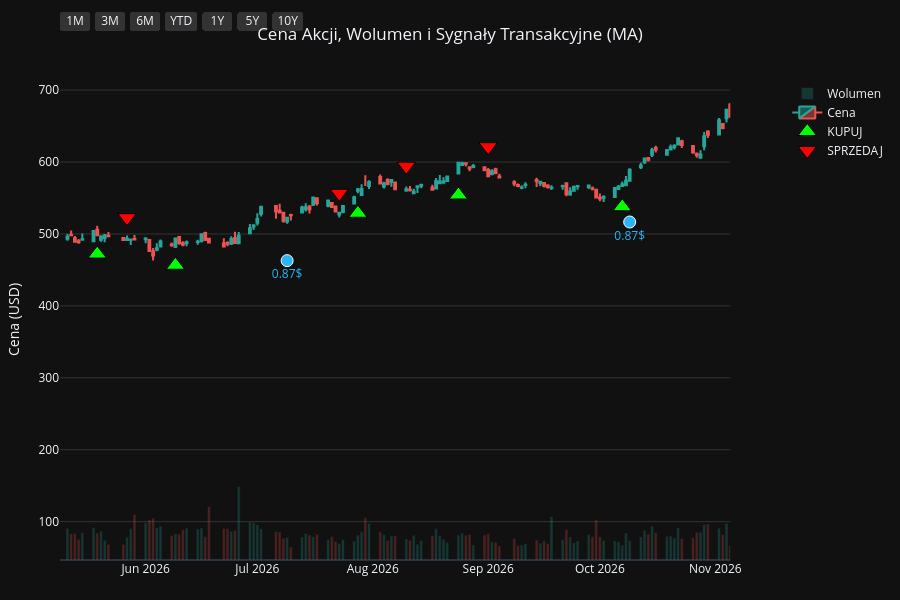
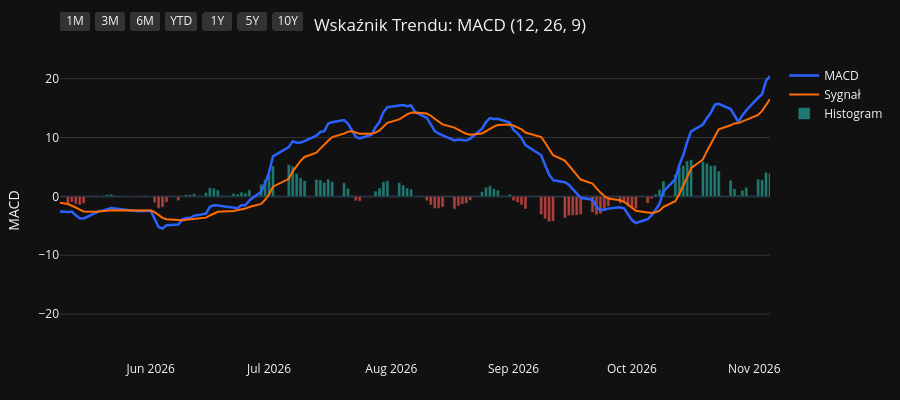
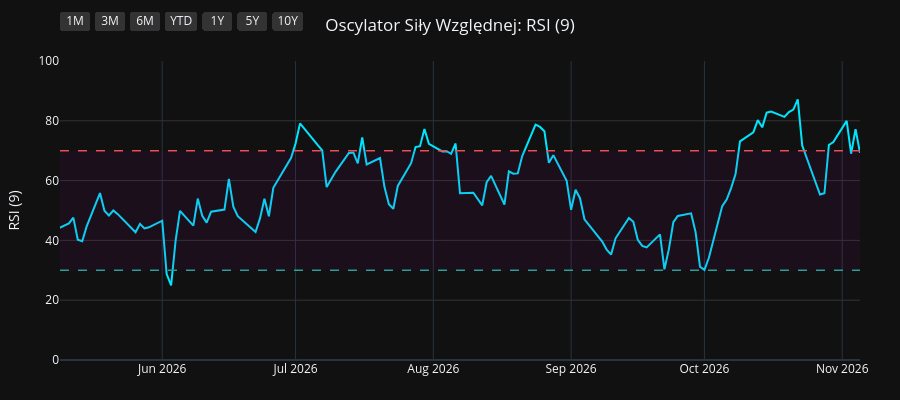
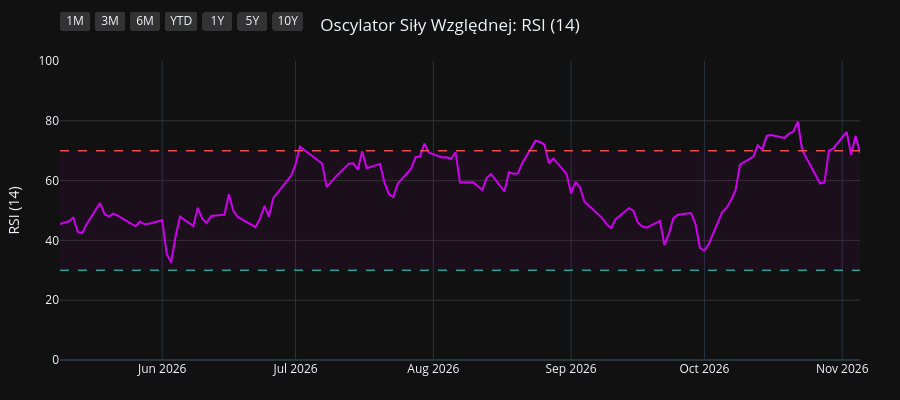

These figures' notebook cell, in order:
### Code cell
import os
import yfinance as yf
import pandas as pd
import pandas_ta as ta
import plotly.graph_objects as go
from plotly.subplots import make_subplots

# 1. Pobranie i przygotowanie danych
symbol = os.environ.get("STOCK_TICKER", "").strip().upper()
if not symbol:
    raise RuntimeError("Set STOCK_TICKER before running price_extractor.ipynb")
df = yf.Ticker(symbol).history(period="10y")
df.index = df.index.tz_localize(None)

# Wskaźniki i sygnały
df.ta.macd(fast=12, slow=26, signal=9, append=True)
df.ta.rsi(length=9, append=True)
df.ta.rsi(length=14, append=True)
df.ta.rsi(length=21, append=True)
df.dropna(inplace=True)

macd = df['MACD_12_26_9']
signal = df['MACDs_12_26_9']
wczorajszy_macd = macd.shift(1)
wczorajszy_signal = signal.shift(1)

df['Decyzja'] = 'BRAK'
df.loc[(macd > signal) & (wczorajszy_macd <= wczorajszy_signal), 'Decyzja'] = 'KUPUJ'
df.loc[(macd < signal) & (wczorajszy_macd >= wczorajszy_signal), 'Decyzja'] = 'SPRZEDAJ'

df_kupuj = df[df['Decyzja'] == 'KUPUJ']
df_sprzedaj = df[df['Decyzja'] == 'SPRZEDAJ']
df_dywidendy = df[df['Dividends'] > 0]
df_splity = df[df['Stock Splits'] > 0]

# Wspólna konfiguracja osi X
konfiguracja_osi_x = dict(
    type="date",
    showspikes=True, spikemode="across", spikesnap="cursor", spikedash="dot", spikecolor="#ffffff", spikethickness=1, hoverformat="%Y-%m-%d",
    rangeselector=dict(
        buttons=list([
            dict(count=1, label="1M", step="month", stepmode="backward"),
            dict(count=3, label="3M", step="month", stepmode="backward"),
            dict(count=6, label="6M", step="month", stepmode="backward"),
            dict(count=1, label="YTD", step="year", stepmode="todate"),
            dict(count=1, label="1Y", step="year", stepmode="backward"),
            dict(count=5, label="5Y", step="year", stepmode="backward"),
            dict(step="all", label="10Y")
        ]),
        bgcolor="#333333", activecolor="#2962ff", x=0, y=1.1
    )
)

# ==========================================
# WYKRES 1: CENA + WOLUMEN + SYGNAŁY
# ==========================================
fig1 = make_subplots(specs=[[{"secondary_y": True}]])

kolory_wolumenu = ['#26a69a' if row['Close'] >= row['Open'] else '#ef5350' for index, row in df.iterrows()]
fig1.add_trace(go.Bar(x=df.index, y=df['Volume'], marker_color=kolory_wolumenu, opacity=0.25, name='Wolumen'), secondary_y=True)
fig1.add_trace(go.Candlestick(x=df.index, open=df['Open'], high=df['High'], low=df['Low'], close=df['Close'], name='Cena', increasing_line_color='#26a69a', decreasing_line_color='#ef5350'), secondary_y=False)
fig1.add_trace(go.Scatter(x=df_kupuj.index, y=df_kupuj['Low'] * 0.95, customdata=df_kupuj[['Low', 'High']], mode='markers', marker=dict(symbol='triangle-up', size=16, color='#00ff00', line=dict(width=1, color='black')), name='KUPUJ', hovertemplate='KUPUJ<br>Najniższa: %{customdata[0]:.2f}<br>Najwyższa: %{customdata[1]:.2f}<extra></extra>'), secondary_y=False)
fig1.add_trace(go.Scatter(x=df_sprzedaj.index, y=df_sprzedaj['High'] * 1.05, customdata=df_sprzedaj[['Low', 'High']], mode='markers', marker=dict(symbol='triangle-down', size=16, color='#ff0000', line=dict(width=1, color='black')), name='SPRZEDAJ', hovertemplate='SPRZEDAJ<br>Najniższa: %{customdata[0]:.2f}<br>Najwyższa: %{customdata[1]:.2f}<extra></extra>'), secondary_y=False)

if not df_dywidendy.empty:
    fig1.add_trace(go.Scatter(x=df_dywidendy.index, y=df_dywidendy['Low'] * 0.90, mode='markers+text', marker=dict(symbol='circle', size=12, color='#29b6f6', line=dict(width=1, color='white')), text=df_dywidendy['Dividends'].apply(lambda x: f"{x}$"), textposition="bottom center", name='Dywidenda', showlegend=False, hovertemplate='Dywidenda: %{text}<extra></extra>', textfont=dict(color="#29b6f6")), secondary_y=False)
if not df_splity.empty:
                    fig1.add_trace(go.Scatter(x=df_splity.index, y=df_splity['High'], mode='markers+text', marker=dict(symbol='star', size=16, color='#ffee58', line=dict(width=1, color='black')), text=df_splity['Stock Splits'].apply(lambda x: f"{x:g}:1" if x >= 1 else f"1:{1 / x:g}"), textposition="top center", name='Split', hovertemplate='%{text}<extra></extra>', textfont=dict(color="#ffee58")), secondary_y=False)

fig1.update_layout(title=dict(text=f"Cena Akcji, Wolumen i Sygnały Transakcyjne ({symbol})", x=0.5, xanchor='center'), dragmode='pan', xaxis_rangeslider_visible=False, template='plotly_dark', height=600, hovermode='x unified', margin=dict(l=60, r=40, t=60, b=40))
fig1.update_xaxes(**konfiguracja_osi_x)
fig1.update_xaxes(range=[df.index.max() - pd.Timedelta(days=180), df.index.max()])
fig1.update_yaxes(title_text="Cena (USD)", secondary_y=False, gridcolor='#333333')
fig1.update_yaxes(range=[0, df['Volume'].max() * 4], showgrid=False, showticklabels=False, secondary_y=True)
fig1.show(config={'scrollZoom': True})

# ==========================================
# WYKRES 2: WSKAŹNIK MACD
# ==========================================
fig2 = go.Figure()
fig2.add_trace(go.Scatter(x=df.index, y=df['MACD_12_26_9'], line=dict(color='#2962ff', width=2.5), name='MACD'))
fig2.add_trace(go.Scatter(x=df.index, y=df['MACDs_12_26_9'], line=dict(color='#ff6d00', width=2), name='Sygnał'))
kolory_macd = ['#26a69a' if val >= 0 else '#ef5350' for val in df['MACDh_12_26_9']]
fig2.add_trace(go.Bar(x=df.index, y=df['MACDh_12_26_9'], marker_color=kolory_macd, name='Histogram', opacity=0.7))
fig2.update_layout(title=dict(text="Wskaźnik Trendu: MACD (12, 26, 9)", x=0.5, xanchor='center'), dragmode='pan', xaxis_rangeslider_visible=False, template='plotly_dark', height=400, hovermode='x unified', margin=dict(l=60, r=40, t=60, b=40))
fig2.update_xaxes(**konfiguracja_osi_x)
fig2.update_xaxes(range=[df.index.max() - pd.Timedelta(days=180), df.index.max()])
fig2.update_yaxes(title_text="MACD", gridcolor='#333333')
fig2.show(config={'scrollZoom': True})

# ==========================================
# WYKRES 3: OSCYLATOR RSI (9)
# ==========================================
fig3 = go.Figure()
fig3.add_trace(go.Scatter(x=df.index, y=df['RSI_9'], line=dict(color='#00e5ff', width=2), name='RSI (9)'))
fig3.add_hline(y=70, line_dash="dash", line_color="#ef5350", line_width=1.5)
fig3.add_hline(y=30, line_dash="dash", line_color="#26a69a", line_width=1.5)
fig3.add_hrect(y0=30, y1=70, line_width=0, fillcolor="purple", opacity=0.1)
fig3.update_layout(title=dict(text="Oscylator Siły Względnej: RSI (9)", x=0.5, xanchor='center'), dragmode='pan', xaxis_rangeslider_visible=False, template='plotly_dark', height=400, hovermode='x unified', margin=dict(l=60, r=40, t=60, b=40))
fig3.update_xaxes(**konfiguracja_osi_x)
fig3.update_xaxes(range=[df.index.max() - pd.Timedelta(days=180), df.index.max()])
fig3.update_yaxes(title_text="RSI (9)", range=[0, 100], gridcolor='#333333')
fig3.show(config={'scrollZoom': True})

# ==========================================
# WYKRES 4: OSCYLATOR RSI (14)
# ==========================================
fig4 = go.Figure()
fig4.add_trace(go.Scatter(x=df.index, y=df['RSI_14'], line=dict(color='#d500f9', width=2), name='RSI (14)'))
fig4.add_hline(y=70, line_dash="dash", line_color="#ef5350", line_width=1.5)
fig4.add_hline(y=30, line_dash="dash", line_color="#26a69a", line_width=1.5)
fig4.add_hrect(y0=30, y1=70, line_width=0, fillcolor="purple", opacity=0.1)
fig4.update_layout(title=dict(text="Oscylator Siły Względnej: RSI (14)", x=0.5, xanchor='center'), dragmode='pan', xaxis_rangeslider_visible=False, template='plotly_dark', height=400, hovermode='x unified', margin=dict(l=60, r=40, t=60, b=40))
fig4.update_xaxes(**konfiguracja_osi_x)
fig4.update_xaxes(range=[df.index.max() - pd.Timedelta(days=180), df.index.max()])
fig4.update_yaxes(title_text="RSI (14)", range=[0, 100], gridcolor='#333333')
fig4.show(config={'scrollZoom': True})

# ==========================================
# WYKRES 5: OSCYLATOR RSI (21)
# ==========================================
fig5 = go.Figure()
fig5.add_trace(go.Scatter(x=df.index, y=df['RSI_21'], line=dict(color='#64dd17', width=2), name='RSI (21)'))
fig5.add_hline(y=70, line_dash="dash", line_color="#ef5350", line_width=1.5)
fig5.add_hline(y=30, line_dash="dash", line_color="#26a69a", line_width=1.5)
fig5.add_hrect(y0=30, y1=70, line_width=0, fillcolor="purple", opacity=0.1)
fig5.update_layout(title=dict(text="Oscylator Siły Względnej: RSI (21)", x=0.5, xanchor='center'), dragmode='pan', xaxis_rangeslider_visible=False, template='plotly_dark', height=400, hovermode='x unified', margin=dict(l=60, r=40, t=60, b=40))
fig5.update_xaxes(**konfiguracja_osi_x)
fig5.update_xaxes(range=[df.index.max() - pd.Timedelta(days=180), df.index.max()])
fig5.update_yaxes(title_text="RSI (21)", range=[0, 100], gridcolor='#333333')
fig5.show(config={'scrollZoom': True})

### Figure 1 — Plotly figure (JSON) as saved in the notebook; plotly's stock layout.template omitted (floating-point values rounded to 4 significant figures; data arrays with more than 128 entries replaced by an {"elided": "..."} marker saying what was removed)
{"data": [{"marker": {"color": {"elided": "2480 str values"}}, "name": "Wolumen", "opacity": 0.25, "type": "bar", "x": {"elided": "2480 str values"}, "xaxis": "x", "y": {"elided": "2480 int values"}, "yaxis": "y2"}, {"close": {"elided": "2480 float values"}, "decreasing": {"line": {"color": "#ef5350"}}, "high": {"elided": "2480 float values"}, "increasing": {"line": {"color": "#26a69a"}}, "low": {"elided": "2480 float values"}, "name": "Cena", "open": {"elided": "2480 float values"}, "type": "candlestick", "x": {"elided": "2480 str values"}, "xaxis": "x", "yaxis": "y"}, {"customdata": {"elided": "107x2 float values"}, "hovertemplate": "KUPUJ<br>Najniższa: %{customdata[0]:.2f}<br>Najwyższa: %{customdata[1]:.2f}<extra></extra>", "marker": {"color": "#00ff00", "line": {"color": "black", "width": 1}, "size": 16, "symbol": "triangle-up"}, "mode": "markers", "name": "KUPUJ", "type": "scatter", "x": ["2017-02-15T00:00:00", "2017-03-16T00:00:00", "2017-04-20T00:00:00", "2017-05-23T00:00:00", "2017-07-12T00:00:00", "2017-08-02T00:00:00", "2017-08-16T00:00:00", "2017-08-22T00:00:00", "2017-09-07T00:00:00", "2017-10-09T00:00:00", "2017-10-31T00:00:00", "2017-11-06T00:00:00", "2017-11-24T00:00:00", "2017-12-12T00:00:00", "2018-01-03T00:00:00", "2018-02-15T00:00:00", "2018-03-07T00:00:00", "2018-03-16T00:00:00", "2018-04-17T00:00:00", "2018-04-26T00:00:00", "2018-06-05T00:00:00", "2018-07-11T00:00:00", "2018-08-22T00:00:00", "2018-11-05T00:00:00", "2018-11-28T00:00:00", "2019-01-02T00:00:00", "2019-01-04T00:00:00", "2019-03-21T00:00:00", "2019-04-01T00:00:00", "2019-04-22T00:00:00", "2019-05-17T00:00:00", "2019-06-07T00:00:00", "2019-06-20T00:00:00", "2019-07-02T00:00:00", "2019-08-19T00:00:00", "2019-10-10T00:00:00", "2019-10-29T00:00:00", "2019-11-08T00:00:00", "2019-12-13T00:00:00", "2020-01-02T00:00:00", "2020-01-08T00:00:00", "2020-02-12T00:00:00", "2020-03-26T00:00:00", "2020-07-17T00:00:00", "2020-10-01T00:00:00", "2020-11-09T00:00:00", "2020-12-28T00:00:00", "2021-02-04T00:00:00", "2021-04-08T00:00:00", "2021-06-04T00:00:00", "2021-07-02T00:00:00", "2021-07-22T00:00:00", "2021-09-09T00:00:00", "2021-09-22T00:00:00", "2021-10-15T00:00:00", "2021-11-09T00:00:00", "2021-12-07T00:00:00", "2022-01-31T00:00:00", "2022-03-16T00:00:00", "2022-04-18T00:00:00", "2022-04-28T00:00:00", "2022-05-23T00:00:00", "2022-07-06T00:00:00", "2022-08-15T00:00:00", "2022-10-05T00:00:00", "2023-01-06T00:00:00", "2023-03-06T00:00:00", "2023-03-21T00:00:00", "2023-04-27T00:00:00", "2023-05-18T00:00:00", "2023-06-15T00:00:00", "2023-07-24T00:00:00", "2023-08-23T00:00:00", "2023-10-12T00:00:00", "2023-11-03T00:00:00", "2024-01-18T00:00:00", "2024-02-26T00:00:00", "2024-03-20T00:00:00", "2024-05-09T00:00:00", "2024-06-07T00:00:00", "2024-07-05T00:00:00", "2024-07-17T00:00:00", "2024-07-30T00:00:00", "2024-10-14T00:00:00", "2024-11-08T00:00:00", "2024-11-27T00:00:00", "2024-12-26T00:00:00", "2025-01-17T00:00:00", "2025-03-25T00:00:00", "2025-04-17T00:00:00", "2025-07-03T00:00:00", "2025-07-22T00:00:00", "2025-10-06T00:00:00", "2025-10-21T00:00:00", "2025-11-11T00:00:00", "2025-11-26T00:00:00", "2026-01-07T00:00:00", "2026-02-02T00:00:00", "2026-03-03T00:00:00", "2026-03-25T00:00:00", "2026-03-30T00:00:00", "2026-04-29T00:00:00", "2026-05-19T00:00:00", "2026-06-09T00:00:00", "2026-07-28T00:00:00", "2026-08-24T00:00:00", "2026-10-07T00:00:00"], "xaxis": "x", "y": [97.67, 100.2, 101.4, 107.0, 112.3, 116.4, 118.8, 119.2, 122.3, 129.0, 131.9, 134.5, 136.5, 136.0, 137.4, 154.9, 158.7, 163.7, 158.1, 157.7, 179.1, 181.5, 183.4, 176.3, 175.4, 168.2, 167.4, 207.5, 215.4, 217.7, 228.4, 236.4, 239.0, 242.6, 250.9, 247.6, 249.2, 248.0, 264.5, 273.3, 274.6, 300.9, 230.9, 274.4, 311.9, 312.8, 309.1, 307.8, 342.9, 334.5, 342.3, 347.2, 322.2, 311.8, 320.6, 313.2, 311.0, 347.4, 310.9, 326.6, 341.0, 313.4, 291.9, 324.9, 275.3, 330.1, 335.6, 325.9, 335.9, 359.0, 344.7, 369.6, 371.2, 370.8, 358.1, 399.5, 441.1, 452.0, 424.5, 418.6, 415.8, 414.3, 415.2, 471.2, 487.6, 494.2, 500.2, 489.7, 509.4, 479.3, 527.9, 523.4, 536.6, 529.3, 517.3, 513.7, 545.2, 511.4, 485.0, 467.5, 460.4, 493.3, 472.1, 456.4, 528.8, 554.2, 537.8], "yaxis": "y"}, {"customdata": {"elided": "107x2 float values"}, "hovertemplate": "SPRZEDAJ<br>Najniższa: %{customdata[0]:.2f}<br>Najwyższa: %{customdata[1]:.2f}<extra></extra>", "marker": {"color": "#ff0000", "line": {"color": "black", "width": 1}, "size": 16, "symbol": "triangle-down"}, "mode": "markers", "name": "SPRZEDAJ", "type": "scatter", "x": ["2017-01-31T00:00:00", "2017-03-09T00:00:00", "2017-03-21T00:00:00", "2017-05-10T00:00:00", "2017-06-12T00:00:00", "2017-07-31T00:00:00", "2017-08-03T00:00:00", "2017-08-17T00:00:00", "2017-08-31T00:00:00", "2017-09-25T00:00:00", "2017-10-19T00:00:00", "2017-11-02T00:00:00", "2017-11-09T00:00:00", "2017-11-29T00:00:00", "2017-12-22T00:00:00", "2018-02-05T00:00:00", "2018-03-01T00:00:00", "2018-03-15T00:00:00", "2018-03-19T00:00:00", "2018-04-25T00:00:00", "2018-05-22T00:00:00", "2018-06-14T00:00:00", "2018-07-27T00:00:00", "2018-10-03T00:00:00", "2018-11-19T00:00:00", "2018-12-17T00:00:00", "2019-01-03T00:00:00", "2019-02-25T00:00:00", "2019-03-22T00:00:00", "2019-04-05T00:00:00", "2019-05-06T00:00:00", "2019-05-24T00:00:00", "2019-06-18T00:00:00", "2019-06-25T00:00:00", "2019-07-19T00:00:00", "2019-09-10T00:00:00", "2019-10-22T00:00:00", "2019-11-07T00:00:00", "2019-12-10T00:00:00", "2019-12-30T00:00:00", "2020-01-03T00:00:00", "2020-01-28T00:00:00", "2020-02-24T00:00:00", "2020-06-11T00:00:00", "2020-09-04T00:00:00", "2020-10-16T00:00:00", "2020-12-10T00:00:00", "2021-01-12T00:00:00", "2021-03-18T00:00:00", "2021-04-30T00:00:00", "2021-06-30T00:00:00", "2021-07-20T00:00:00", "2021-08-02T00:00:00", "2021-09-21T00:00:00", "2021-10-13T00:00:00", "2021-10-27T00:00:00", "2021-11-22T00:00:00", "2022-01-12T00:00:00", "2022-02-10T00:00:00", "2022-04-11T00:00:00", "2022-04-25T00:00:00", "2022-05-05T00:00:00", "2022-06-10T00:00:00", "2022-08-11T00:00:00", "2022-08-18T00:00:00", "2022-12-06T00:00:00", "2023-01-27T00:00:00", "2023-03-09T00:00:00", "2023-04-26T00:00:00", "2023-05-16T00:00:00", "2023-05-22T00:00:00", "2023-07-21T00:00:00", "2023-07-25T00:00:00", "2023-09-15T00:00:00", "2023-10-19T00:00:00", "2023-12-26T00:00:00", "2024-02-20T00:00:00", "2024-03-04T00:00:00", "2024-03-25T00:00:00", "2024-05-28T00:00:00", "2024-06-28T00:00:00", "2024-07-09T00:00:00", "2024-07-24T00:00:00", "2024-09-20T00:00:00", "2024-10-25T00:00:00", "2024-11-19T00:00:00", "2024-12-04T00:00:00", "2024-12-30T00:00:00", "2025-02-19T00:00:00", "2025-04-04T00:00:00", "2025-05-22T00:00:00", "2025-07-14T00:00:00", "2025-09-03T00:00:00", "2025-10-09T00:00:00", "2025-10-30T00:00:00", "2025-11-17T00:00:00", "2026-01-02T00:00:00", "2026-01-09T00:00:00", "2026-02-12T00:00:00", "2026-03-12T00:00:00", "2026-03-27T00:00:00", "2026-04-28T00:00:00", "2026-05-01T00:00:00", "2026-05-27T00:00:00", "2026-07-23T00:00:00", "2026-08-10T00:00:00", "2026-09-01T00:00:00"], "xaxis": "x", "y": [106.3, 110.5, 111.9, 116.1, 121.4, 128.0, 130.1, 132.0, 134.0, 141.6, 145.8, 148.9, 149.5, 154.1, 151.2, 171.8, 177.2, 182.0, 182.2, 174.0, 192.8, 201.5, 212.2, 224.8, 200.0, 194.1, 188.1, 226.5, 237.2, 239.1, 250.6, 255.0, 263.9, 268.0, 281.6, 283.6, 277.8, 277.5, 292.7, 303.7, 305.1, 324.8, 332.7, 310.1, 351.5, 349.9, 340.3, 353.4, 381.3, 391.4, 376.3, 383.3, 396.9, 349.3, 356.2, 357.8, 348.0, 379.7, 387.8, 359.2, 362.8, 375.8, 351.8, 364.2, 368.0, 363.9, 390.7, 373.8, 382.8, 394.5, 398.4, 413.5, 417.0, 430.8, 407.2, 439.1, 470.9, 492.4, 498.2, 466.1, 463.7, 463.7, 451.5, 511.3, 533.9, 542.2, 545.9, 548.3, 592.9, 541.1, 596.4, 582.5, 618.9, 604.5, 587.3, 573.1, 595.6, 607.4, 567.4, 528.3, 522.5, 541.1, 532.7, 522.6, 556.6, 594.2, 621.3], "yaxis": "y"}, {"hovertemplate": "Dywidenda: %{text}<extra></extra>", "marker": {"color": "#29b6f6", "line": {"color": "white", "width": 1}, "size": 12, "symbol": "circle"}, "mode": "markers+text", "name": "Dywidenda", "showlegend": false, "text": ["0.22$", "0.22$", "0.22$", "0.22$", "0.25$", "0.25$", "0.25$", "0.25$", "0.33$", "0.33$", "0.33$", "0.33$", "0.4$", "0.4$", "0.4$", "0.4$", "0.44$", "0.44$", "0.44$", "0.44$", "0.49$", "0.49$", "0.49$", "0.49$", "0.57$", "0.57$", "0.57$", "0.57$", "0.66$", "0.66$", "0.66$", "0.66$", "0.76$", "0.76$", "0.76$", "0.76$", "0.87$", "0.87$", "0.87$", "0.87$"], "textfont": {"color": "#29b6f6"}, "textposition": "bottom center", "type": "scatter", "x": ["2017-01-05T00:00:00", "2017-04-05T00:00:00", "2017-07-05T00:00:00", "2017-10-05T00:00:00", "2018-01-08T00:00:00", "2018-04-06T00:00:00", "2018-07-06T00:00:00", "2018-10-05T00:00:00", "2019-01-08T00:00:00", "2019-04-08T00:00:00", "2019-07-08T00:00:00", "2019-10-08T00:00:00", "2020-01-08T00:00:00", "2020-04-08T00:00:00", "2020-07-08T00:00:00", "2020-10-08T00:00:00", "2021-01-07T00:00:00", "2021-04-08T00:00:00", "2021-07-08T00:00:00", "2021-10-07T00:00:00", "2022-01-06T00:00:00", "2022-04-07T00:00:00", "2022-07-07T00:00:00", "2022-10-06T00:00:00", "2023-01-06T00:00:00", "2023-04-05T00:00:00", "2023-07-06T00:00:00", "2023-10-05T00:00:00", "2024-01-08T00:00:00", "2024-04-08T00:00:00", "2024-07-09T00:00:00", "2024-10-09T00:00:00", "2025-01-10T00:00:00", "2025-04-09T00:00:00", "2025-07-09T00:00:00", "2025-10-09T00:00:00", "2026-01-09T00:00:00", "2026-04-09T00:00:00", "2026-07-09T00:00:00", "2026-10-09T00:00:00"], "xaxis": "x", "y": [90.56, 95.37, 103.4, 121.8, 135.4, 144.9, 169.6, 182.2, 162.4, 201.1, 232.7, 230.5, 260.2, 224.5, 258.2, 299.2, 303.2, 324.8, 319.0, 304.9, 320.6, 302.9, 280.3, 262.6, 312.7, 318.8, 344.0, 344.8, 368.8, 420.5, 393.2, 440.7, 448.2, 419.2, 499.5, 503.0, 515.3, 446.6, 462.9, 516.6], "yaxis": "y"}], "layout": {"dragmode": "pan", "height": 600, "hovermode": "x unified", "margin": {"b": 40, "l": 60, "r": 40, "t": 60}, "title": {"text": "Cena Akcji, Wolumen i Sygnały Transakcyjne (MA)", "x": 0.5, "xanchor": "center"}, "xaxis": {"anchor": "y", "domain": [0.0, 0.94], "hoverformat": "%Y-%m-%d", "range": ["2026-05-09T00:00:00", "2026-11-05T00:00:00"], "rangeselector": {"activecolor": "#2962ff", "bgcolor": "#333333", "buttons": [{"count": 1, "label": "1M", "step": "month", "stepmode": "backward"}, {"count": 3, "label": "3M", "step": "month", "stepmode": "backward"}, {"count": 6, "label": "6M", "step": "month", "stepmode": "backward"}, {"count": 1, "label": "YTD", "step": "year", "stepmode": "todate"}, {"count": 1, "label": "1Y", "step": "year", "stepmode": "backward"}, {"count": 5, "label": "5Y", "step": "year", "stepmode": "backward"}, {"label": "10Y", "step": "all"}], "x": 0, "y": 1.1}, "rangeslider": {"visible": false}, "showspikes": true, "spikecolor": "#ffffff", "spikedash": "dot", "spikemode": "across", "spikesnap": "cursor", "spikethickness": 1, "type": "date"}, "yaxis": {"anchor": "x", "domain": [0.0, 1.0], "gridcolor": "#333333", "title": {"text": "Cena (USD)"}}, "yaxis2": {"anchor": "x", "overlaying": "y", "range": [0, 60126000], "showgrid": false, "showticklabels": false, "side": "right"}}}

### Figure 2 — Plotly figure (JSON) as saved in the notebook; plotly's stock layout.template omitted (floating-point values rounded to 4 significant figures; data arrays with more than 128 entries replaced by an {"elided": "..."} marker saying what was removed)
{"data": [{"line": {"color": "#2962ff", "width": 2.5}, "name": "MACD", "type": "scatter", "x": {"elided": "2480 str values"}, "y": {"elided": "2480 float values"}}, {"line": {"color": "#ff6d00", "width": 2}, "name": "Sygnał", "type": "scatter", "x": {"elided": "2480 str values"}, "y": {"elided": "2480 float values"}}, {"marker": {"color": {"elided": "2480 str values"}}, "name": "Histogram", "opacity": 0.7, "type": "bar", "x": {"elided": "2480 str values"}, "y": {"elided": "2480 float values"}}], "layout": {"dragmode": "pan", "height": 400, "hovermode": "x unified", "margin": {"b": 40, "l": 60, "r": 40, "t": 60}, "title": {"text": "Wskaźnik Trendu: MACD (12, 26, 9)", "x": 0.5, "xanchor": "center"}, "xaxis": {"hoverformat": "%Y-%m-%d", "range": ["2026-05-09T00:00:00", "2026-11-05T00:00:00"], "rangeselector": {"activecolor": "#2962ff", "bgcolor": "#333333", "buttons": [{"count": 1, "label": "1M", "step": "month", "stepmode": "backward"}, {"count": 3, "label": "3M", "step": "month", "stepmode": "backward"}, {"count": 6, "label": "6M", "step": "month", "stepmode": "backward"}, {"count": 1, "label": "YTD", "step": "year", "stepmode": "todate"}, {"count": 1, "label": "1Y", "step": "year", "stepmode": "backward"}, {"count": 5, "label": "5Y", "step": "year", "stepmode": "backward"}, {"label": "10Y", "step": "all"}], "x": 0, "y": 1.1}, "rangeslider": {"visible": false}, "showspikes": true, "spikecolor": "#ffffff", "spikedash": "dot", "spikemode": "across", "spikesnap": "cursor", "spikethickness": 1, "type": "date"}, "yaxis": {"gridcolor": "#333333", "title": {"text": "MACD"}}}}

### Figure 3 — Plotly figure (JSON) as saved in the notebook; plotly's stock layout.template omitted (floating-point values rounded to 4 significant figures; data arrays with more than 128 entries replaced by an {"elided": "..."} marker saying what was removed)
{"data": [{"line": {"color": "#00e5ff", "width": 2}, "name": "RSI (9)", "type": "scatter", "x": {"elided": "2480 str values"}, "y": {"elided": "2480 float values"}}], "layout": {"dragmode": "pan", "height": 400, "hovermode": "x unified", "margin": {"b": 40, "l": 60, "r": 40, "t": 60}, "shapes": [{"line": {"color": "#ef5350", "dash": "dash", "width": 1.5}, "type": "line", "x0": 0, "x1": 1, "xref": "x domain", "y0": 70, "y1": 70, "yref": "y"}, {"line": {"color": "#26a69a", "dash": "dash", "width": 1.5}, "type": "line", "x0": 0, "x1": 1, "xref": "x domain", "y0": 30, "y1": 30, "yref": "y"}, {"fillcolor": "purple", "line": {"width": 0}, "opacity": 0.1, "type": "rect", "x0": 0, "x1": 1, "xref": "x domain", "y0": 30, "y1": 70, "yref": "y"}], "title": {"text": "Oscylator Siły Względnej: RSI (9)", "x": 0.5, "xanchor": "center"}, "xaxis": {"hoverformat": "%Y-%m-%d", "range": ["2026-05-09T00:00:00", "2026-11-05T00:00:00"], "rangeselector": {"activecolor": "#2962ff", "bgcolor": "#333333", "buttons": [{"count": 1, "label": "1M", "step": "month", "stepmode": "backward"}, {"count": 3, "label": "3M", "step": "month", "stepmode": "backward"}, {"count": 6, "label": "6M", "step": "month", "stepmode": "backward"}, {"count": 1, "label": "YTD", "step": "year", "stepmode": "todate"}, {"count": 1, "label": "1Y", "step": "year", "stepmode": "backward"}, {"count": 5, "label": "5Y", "step": "year", "stepmode": "backward"}, {"label": "10Y", "step": "all"}], "x": 0, "y": 1.1}, "rangeslider": {"visible": false}, "showspikes": true, "spikecolor": "#ffffff", "spikedash": "dot", "spikemode": "across", "spikesnap": "cursor", "spikethickness": 1, "type": "date"}, "yaxis": {"gridcolor": "#333333", "range": [0, 100], "title": {"text": "RSI (9)"}}}}

### Figure 4 — Plotly figure (JSON) as saved in the notebook; plotly's stock layout.template omitted (floating-point values rounded to 4 significant figures; data arrays with more than 128 entries replaced by an {"elided": "..."} marker saying what was removed)
{"data": [{"line": {"color": "#d500f9", "width": 2}, "name": "RSI (14)", "type": "scatter", "x": {"elided": "2480 str values"}, "y": {"elided": "2480 float values"}}], "layout": {"dragmode": "pan", "height": 400, "hovermode": "x unified", "margin": {"b": 40, "l": 60, "r": 40, "t": 60}, "shapes": [{"line": {"color": "#ef5350", "dash": "dash", "width": 1.5}, "type": "line", "x0": 0, "x1": 1, "xref": "x domain", "y0": 70, "y1": 70, "yref": "y"}, {"line": {"color": "#26a69a", "dash": "dash", "width": 1.5}, "type": "line", "x0": 0, "x1": 1, "xref": "x domain", "y0": 30, "y1": 30, "yref": "y"}, {"fillcolor": "purple", "line": {"width": 0}, "opacity": 0.1, "type": "rect", "x0": 0, "x1": 1, "xref": "x domain", "y0": 30, "y1": 70, "yref": "y"}], "title": {"text": "Oscylator Siły Względnej: RSI (14)", "x": 0.5, "xanchor": "center"}, "xaxis": {"hoverformat": "%Y-%m-%d", "range": ["2026-05-09T00:00:00", "2026-11-05T00:00:00"], "rangeselector": {"activecolor": "#2962ff", "bgcolor": "#333333", "buttons": [{"count": 1, "label": "1M", "step": "month", "stepmode": "backward"}, {"count": 3, "label": "3M", "step": "month", "stepmode": "backward"}, {"count": 6, "label": "6M", "step": "month", "stepmode": "backward"}, {"count": 1, "label": "YTD", "step": "year", "stepmode": "todate"}, {"count": 1, "label": "1Y", "step": "year", "stepmode": "backward"}, {"count": 5, "label": "5Y", "step": "year", "stepmode": "backward"}, {"label": "10Y", "step": "all"}], "x": 0, "y": 1.1}, "rangeslider": {"visible": false}, "showspikes": true, "spikecolor": "#ffffff", "spikedash": "dot", "spikemode": "across", "spikesnap": "cursor", "spikethickness": 1, "type": "date"}, "yaxis": {"gridcolor": "#333333", "range": [0, 100], "title": {"text": "RSI (14)"}}}}
